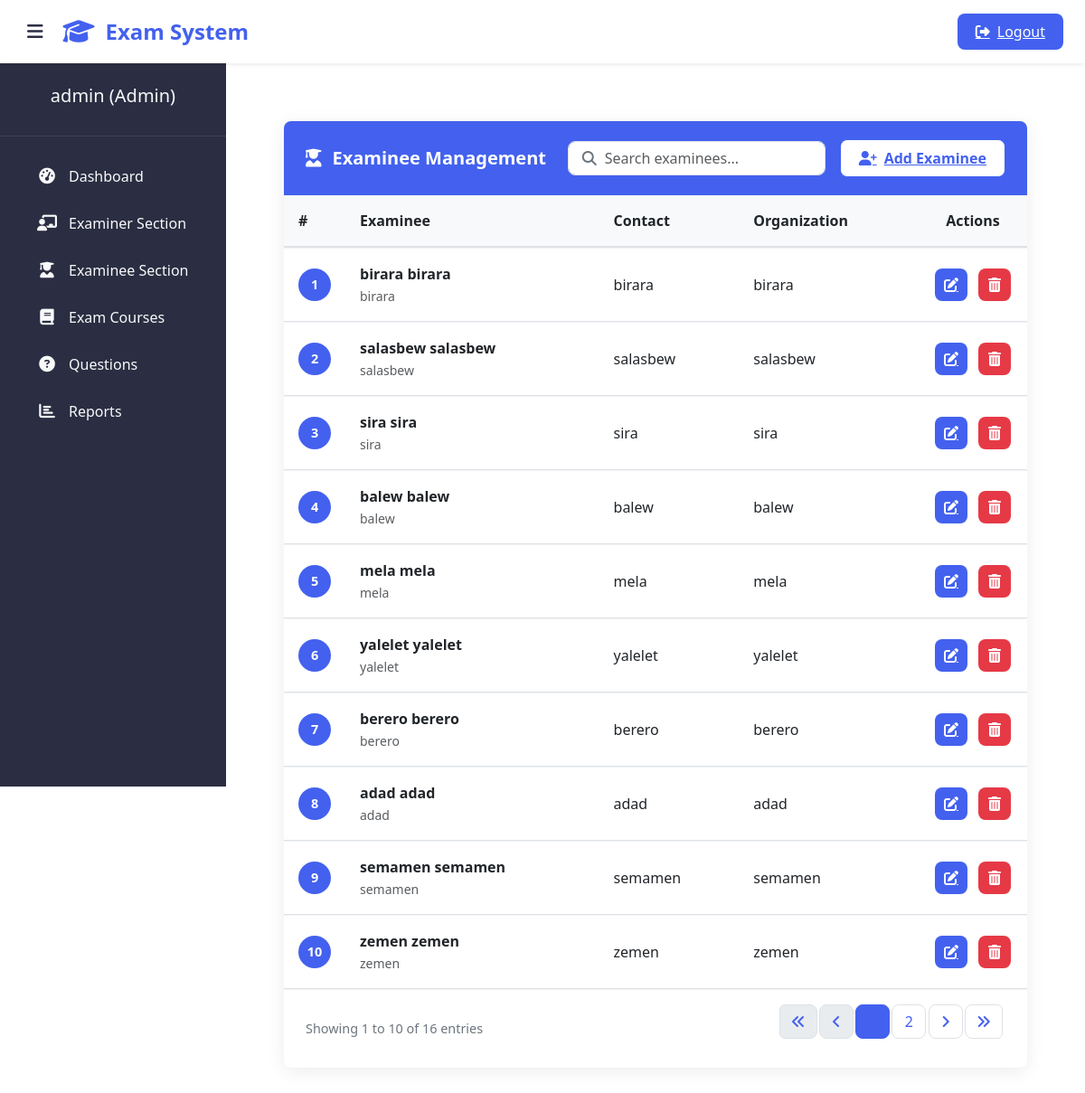
The app's page /admin-view-student (signed in), older data.
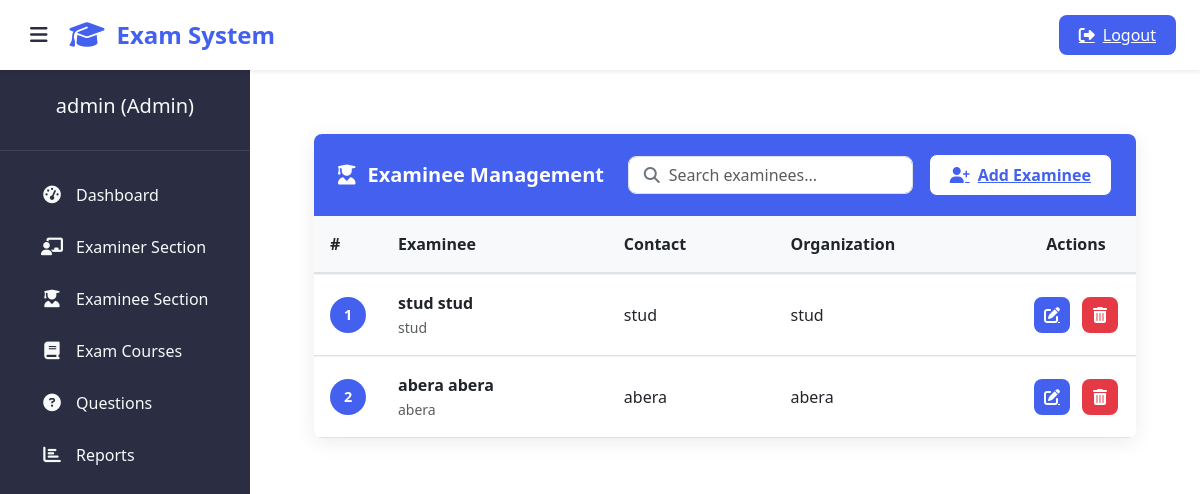
The same page, newer data.
### student/models.py (models this page shows, shortened)
class Student(models.Model):
    user=models.OneToOneField(User,on_delete=models.CASCADE)
    address = models.CharField(max_length=40)
    mobile = models.CharField(max_length=20,null=False)
    organization = models.CharField(max_length=200, null=False)
    course = models.ForeignKey(
        'exam.Course',
        on_delete=models.SET_NULL,
        null=True
    )
    @property
    def get_name(self):
        return self.user.first_name+" "+self.user.last_name

### exam/views.py (the view)
# urls.py: path('admin-view-student', views.admin_view_student_view,name='admin-view-student'),
@login_required(login_url='adminlogin')
def admin_view_student_view(request):
    student_list= SMODEL.Student.objects.all()
    paginator = Paginator(student_list, 10)
    page_number = request.GET.get('page')
    students = paginator.get_page(page_number)
    return render(request,'exam/admin_view_student.html',{'students':students})

### templates/exam/admin_view_student.html (shortened to what the changed rows need)
{% extends 'exam/adminbase.html' %}
{% block content %}
{% load static %}
<head>
  <link href="https://cdn.jsdelivr.net/npm/bootstrap@5.3.0/dist/css/bootstrap.min.css" rel="stylesheet">
  <link rel="stylesheet" href="https://cdnjs.cloudflare.com/ajax/libs/font-awesome/6.4.0/css/all.min.css">
</head>
<div class="dashboard-container">
  <div class="card">
    <div class="table-responsive">
      <table class="table table-hover align-middle">
        <thead>
          <tr>
            <th style="width: 50px;">#</th>
            <th>Examinee</th>
            <th>Contact</th>
            <th>Organization</th>
            <th class="text-center" style="width: 120px;">Actions</th>
          </tr>
        </thead>
        <tbody>
          {% if students %}
            {% for student in students %}
              <tr>
                <td>
                  <div class="avatar">
                    {{ forloop.counter0|add:students.start_index }}
                  </div>
                </td>
                <td>
                  <div class="fw-semibold">{{ student.get_name }}</div>
                  <small class="text-muted">{{ student.address|truncatechars:30 }}</small>
                </td>
                <td>
                  <div>{{ student.mobile }}</div>
                </td>
                <td>{{ student.organization|truncatechars:30|default:"-" }}</td>
                <td>
                  <div class="action-btns">
                    <a href="{% url 'update-student' student.id %}" class="btn-action btn-edit" title="Edit">
                      <i class="fas fa-edit"></i>
                    </a>
                    <a href="{% url 'delete-student' student.id %}"
                       class="btn-action btn-delete"
                       title="Delete"
                       onclick="return confirm('Are you sure you want to delete this examinee?');">
                      <i class="fas fa-trash-alt"></i>
                    </a>
                  </div>
                </td>
              </tr>
            {% endfor %}
          {% endif %}
        </tbody>
      </table>
    </div>
    {% if students.has_other_pages %}
    <div class="pagination-container">
      <div class="pagination-info">
        Showing {{ students.start_index }} to {{ students.end_index }} of {{ students.paginator.count }} entries
      </div>
      <nav>
        <ul class="pagination">
          {% if students.has_previous %}
            <li class="page-item">
              <a class="page-link" href="?page=1" aria-label="First">
                <i class="fas fa-angle-double-left"></i>
              </a>
            </li>
            <li class="page-item">
              <a class="page-link" href="?page={{ students.previous_page_number }}" aria-label="Previous">
                <i class="fas fa-angle-left"></i>
              </a>
            </li>
          {% else %}
            <li class="page-item disabled">
              <span class="page-link"><i class="fas fa-angle-double-left"></i></span>
            </li>
            <li class="page-item disabled">
              <span class="page-link"><i class="fas fa-angle-left"></i></span>
            </li>
          {% endif %}
          {% for i in students.paginator.page_range %}
            {% if students.number == i %}
              <li class="page-item active">
                <span class="page-link">{{ i }}</span>
              </li>
            {% elif i > students.number|add:'-3' and i < students.number|add:'3' %}
              <li class="page-item">
                <a class="page-link" href="?page={{ i }}">{{ i }}</a>
              </li>
            {% endif %}
          {% endfor %}
          {% if students.has_next %}
            <li class="page-item">
              <a class="page-link" href="?page={{ students.next_page_number }}" aria-label="Next">
                <i class="fas fa-angle-right"></i>
              </a>
            </li>
            <li class="page-item">
              <a class="page-link" href="?page={{ students.paginator.num_pages }}" aria-label="Last">
                <i class="fas fa-angle-double-right"></i>
              </a>
            </li>
          {% endif %}
        </ul>
      </nav>
    </div>
    {% endif %}
  </div>
</div>
{% endblock content %}

Row changes from the older to the newer data that the page shows:
removed Student: get_name "birara birara", address "birara", mobile "birara", organization "birara"
removed Student: get_name "salasbew salasbew", address "salasbew", mobile "salasbew", organization "salasbew"
removed Student: get_name "sira sira", address "sira", mobile "sira", organization "sira"
removed Student: get_name "balew balew", address "balew", mobile "balew", organization "balew"
removed Student: get_name "mela mela", address "mela", mobile "mela", organization "mela"
removed Student: get_name "yalelet yalelet", address "yalelet", mobile "yalelet", organization "yalelet"
removed Student: get_name "berero berero", address "berero", mobile "berero", organization "berero"
removed Student: get_name "adad adad", address "adad", mobile "adad", organization "adad"
removed Student: get_name "semamen semamen", address "semamen", mobile "semamen", organization "semamen"
removed Student: get_name "zemen zemen", address "zemen", mobile "zemen", organization "zemen"
added Student: get_name "stud stud", address "stud", mobile "stud", organization "stud"
added Student: get_name "abera abera", address "abera", mobile "abera", organization "abera"
Text that changed along with them:
{{ students.start_index }}: "1" → (not shown)
{{ students.end_index }}: "10" → (not shown)
{{ students.paginator.count }}: "16" → (not shown)
text no longer shown: "Showing to of entries"
list line gone: "2"
